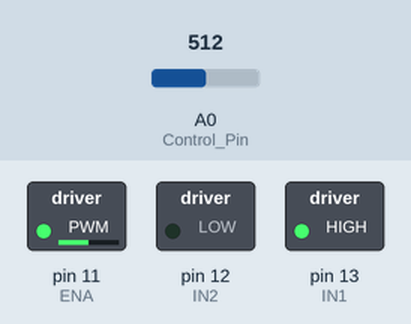
This sketch was run on a simulated Arduino Uno, built with avr-gcc and run on an emulated ATmega328P. Shown: switched loads named in the sketch (green lamp = pin HIGH). The inputs (shaded band) are chosen by the test bench; at power-on: A0 (Control_Pin) = 512.

Above: at 1.2 s.
1.3 s: A0 (Control_Pin) set to 716
At 2.5 s:
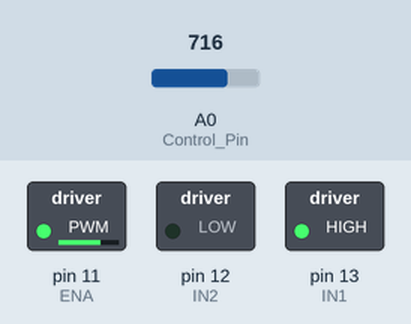
2.8 s: A0 (Control_Pin) set to 900
At 3.8 s:
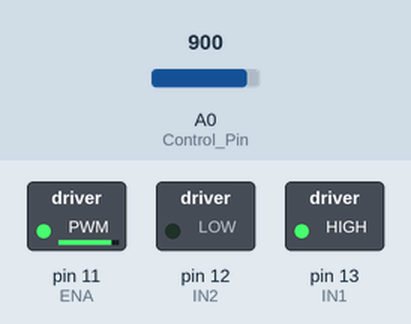
4.3 s: A0 (Control_Pin) set to 122
At 4.9 s:
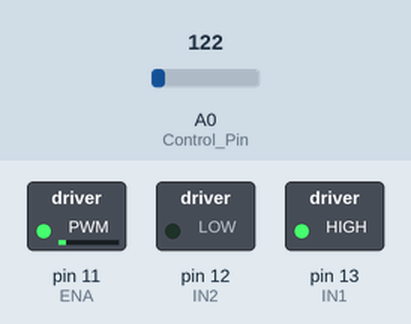
5.8 s: A0 (Control_Pin) set to 0
At 7.0 s:
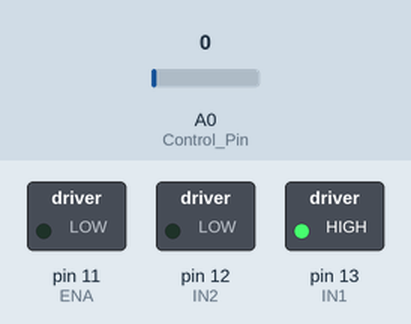
7.3 s: A0 (Control_Pin) set to 511
At 8.4 s:
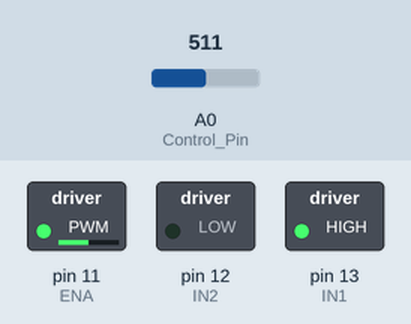
Timing chart, 0 to 9.8 s (numbered marks = the images above; inputs shaded):
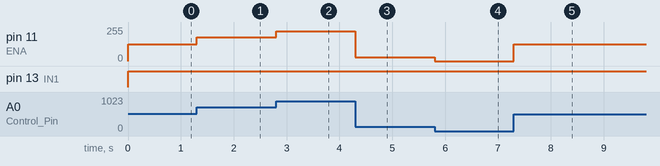

The sketch:

motor_control_example.ino
```cpp
//Assign Names to Pins
const int Control_Pin = A0; //Control Pin

//Motor Driver Pins
const int IN1 = 13;
const int IN2 = 12;
const int ENA = 11;

void setup ()
{
  // Motor
  pinMode(IN1, OUTPUT);  // Set the pin as OUTPUT
  pinMode(IN2, OUTPUT);  // Set the pin as OUTPUT
  pinMode(ENA, OUTPUT);   //PWM Pin
}
void loop ()
{
  int Control_Value = analogRead(Control_Pin);  // read the input on pin:
  int Motor_Speed = map(Control_Value, 0,1023, 0,255);
  analogWrite(ENA, Motor_Speed); //PWM Signal to control the speed of motor. (0 - 255)

  // Start Motor
  digitalWrite(IN1, HIGH);
  digitalWrite(IN2, LOW);
}
```

Measured:
- after the input at 1.3 s, pin 11 (ENA): 127/255 → 178/255 at once
- after the input at 2.8 s, pin 11 (ENA): 178/255 → 224/255 at once
- after the input at 4.3 s, pin 11 (ENA): 224/255 → 30/255 at once
- after the input at 5.8 s, pin 11 (ENA): 30/255 → 0/255 at once
- after the input at 7.3 s, pin 11 (ENA): 0/255 → 127/255 at once
